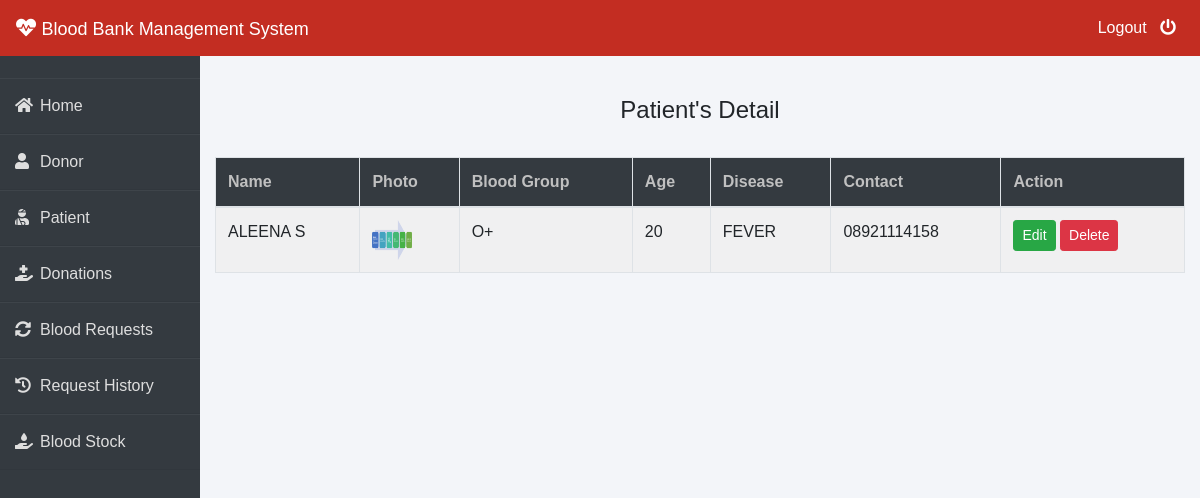
The page /admin-patient (signed in) on the database its author committed.
### patient/models.py (models this page shows, shortened)
class Patient(models.Model):
    user=models.OneToOneField(User,on_delete=models.CASCADE)
    profile_pic= models.ImageField(upload_to='profile_pic/Patient/',null=True,blank=True)
    age=models.PositiveIntegerField()
    bloodgroup=models.CharField(max_length=10)
    disease=models.CharField(max_length=100)
    doctorname=models.CharField(max_length=50)
    address = models.CharField(max_length=40)
    mobile = models.CharField(max_length=20,null=False)
    @property
    def get_name(self):
        return self.user.first_name+" "+self.user.last_name

### blood/views.py (the view)
# urls.py: path('admin-patient', views.admin_patient_view,name='admin-patient'),
@login_required(login_url='adminlogin')
def admin_patient_view(request):
    patients=pmodels.Patient.objects.all()
    return render(request,'blood/admin_patient.html',{'patients':patients})

### templates/blood/admin_patient.html
{% extends 'blood/adminbase.html' %}
{% block content %}
{% load widget_tweaks %}
{%load static%}
<br><br>
<div class="container">
    <H4 class="text-center">Patient's Detail</H4><br>
    <table class="table table-light table-hover table-bordered table-striped">
        <thead class="bg-dark">
            <tr>
                <th scope="col" style="color: rgb(192, 192, 192);">Name</th>
                <th scope="col" style="color: rgb(192, 192, 192);">Photo</th>
                <th scope="col" style="color: rgb(192, 192, 192);">Blood Group</th>
                <th scope="col" style="color: rgb(192, 192, 192);">Age</th>
                <th scope="col" style="color: rgb(192, 192, 192);">Disease</th>
                <th scope="col" style="color: rgb(192, 192, 192);">Contact</th>
                <th style="color: rgb(192, 192, 192);">Action</th>
            </tr>
        </thead>
        <tbody>
            {% for t in patients %}
            <tr>
                <td> {{t.get_name}}</td>
                <td> <img src="{% static t.profile_pic.url %}" alt="Profile Pic" height="40px" width="40px" /></td>
                <td>{{t.bloodgroup}}</td>
                <td>{{t.age}}</td>
                <td>{{t.disease}}</td>
                <td>{{t.mobile}}</td>
                <td>
                    <button class="btn btn-success btn-sm"><a  style="text-decoration: none;color: white;" href="{% url 'update-patient' t.id  %}">Edit</a> </button>
                    <button class="btn btn-danger btn-sm"><a  style="text-decoration: none;color: white;" href="{% url 'delete-patient' t.id  %}">Delete</a> </button>
                </td>
            </tr>
            {% endfor %}
        </tbody>
    </table>
</div>
{% endblock content %}

### templates/blood/adminbase.html (style rules this page uses)
* { margin: 0; padding: 0; box-sizing: border-box; list-style: none; text-decoration: none; font-family: 'Josefin Sans', sans-serif; }
body { background-color: #f3f5f9; }

### rows shown on the page
Patient: get_name "ALEENA S", profile_pic (picture), bloodgroup "O+", age "20", disease "FEVER", mobile "08921114158"
